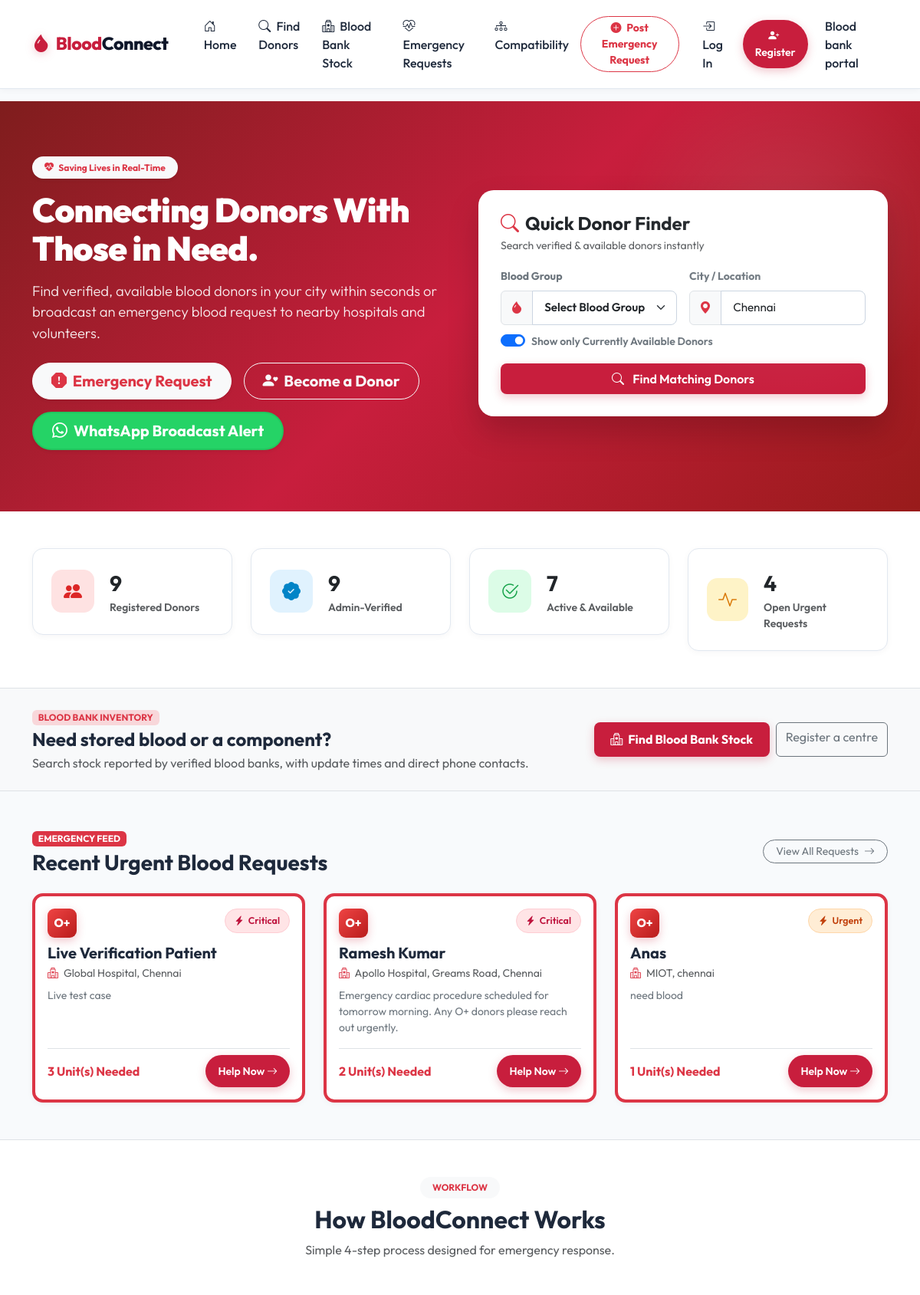
Before: /api/index.py (upper part) with the older database file.
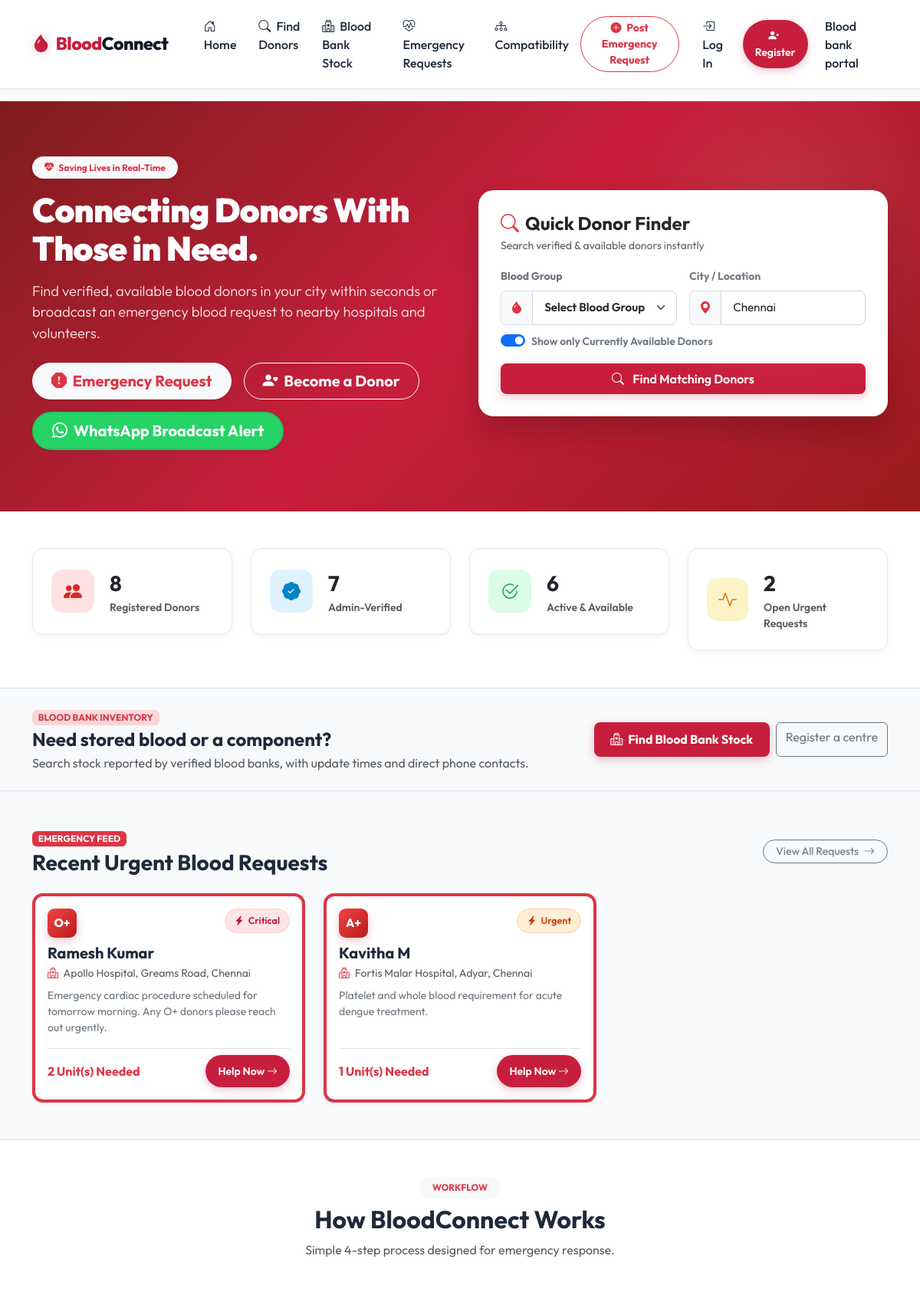
After: the same page with the newer database file.
### tables this page shows
CREATE TABLE blood_requests (
    id INTEGER PRIMARY KEY AUTOINCREMENT,
    requester_id INTEGER NOT NULL,
    patient_name VARCHAR(120) NOT NULL,
    blood_group VARCHAR(5) NOT NULL CHECK(blood_group IN ('A+', 'A-', 'B+', 'B-', 'AB+', 'AB-', 'O+', 'O-')),
    units_needed INTEGER DEFAULT 1,
    hospital VARCHAR(150) NOT NULL,
    city VARCHAR(80) NOT NULL,
    contact_phone VARCHAR(30) NOT NULL,
    urgency VARCHAR(20) DEFAULT 'Urgent' CHECK(urgency IN ('Normal', 'Urgent', 'Critical')),
    status VARCHAR(20) DEFAULT 'Open' CHECK(status IN ('Open', 'Fulfilled', 'Closed')),
    notes TEXT,
    created_at TIMESTAMP DEFAULT CURRENT_TIMESTAMP,
    FOREIGN KEY (requester_id) REFERENCES users(id) ON DELETE CASCADE
);

### app.py (the view)
@app.route('/api/index')
@app.route('/api/index.py')
def vercel_entrypoint_redirect():
    return index()

### templates/index.html (shortened to what this page needs)
{% extends 'base.html' %}
{% block content %}
<section class="hero-section">
    <div class="container">
        <div class="row align-items-center g-5">
            <div class="col-lg-6">
                <span class="badge bg-light text-danger fw-bold px-3 py-2 rounded-pill mb-3 shadow-sm">
                    <i class="bi bi-heart-pulse-fill me-1"></i> Saving Lives in Real-Time
                </span>
                <h1 class="hero-title mb-3">Connecting Donors With Those in Need.</h1>
                <p class="hero-subtitle mb-4">
                    Find verified, available blood donors in your city within seconds or broadcast an emergency blood request to nearby hospitals and volunteers.
                </p>
                <div class="d-flex flex-wrap gap-3">
                    <a href="{{ url_for('emergency_request_new') }}" class="btn btn-light text-danger fw-bold btn-lg rounded-pill shadow-sm px-4">
                        <i class="bi bi-exclamation-octagon-fill me-1"></i> Emergency Request
                    </a>
                    <a href="{{ url_for('register') }}" class="btn btn-outline-light fw-bold btn-lg rounded-pill px-4">
                        <i class="bi bi-person-heart me-1"></i> Become a Donor
                    </a>
                    <button type="button" class="btn btn-whatsapp-hero btn-lg rounded-pill shadow-sm px-4" data-bs-toggle="modal" data-bs-target="#whatsappBroadcastModal">
                        <i class="bi bi-whatsapp me-2 fs-5"></i> WhatsApp Broadcast Alert
                    </button>
                </div>
            </div>
            <div class="col-lg-6">
                <div class="search-card-hero">
                    <h4 class="fw-bold mb-1 text-dark d-flex align-items-center gap-2">
                        <i class="bi bi-search text-danger"></i> Quick Donor Finder
                    </h4>
                    <p class="text-muted small mb-3">Search verified & available donors instantly</p>
                    <form action="{{ url_for('search_donors') }}" method="GET">
                        <div class="row g-3">
                            <div class="col-md-6">
                                <label class="form-label fw-bold small text-secondary">Blood Group</label>
                                <div class="input-group">
                                    <span class="input-group-text bg-light text-danger"><i class="bi bi-droplet-fill"></i></span>
                                    <select name="blood_group" class="form-select fw-semibold" required>
                                        <option value="">Select Blood Group</option>
                                    </select>
                                </div>
                            </div>
                            <div class="col-md-6">
                                <label class="form-label fw-bold small text-secondary">City / Location</label>
                                <div class="input-group">
                                    <span class="input-group-text bg-light text-danger"><i class="bi bi-geo-alt-fill"></i></span>
                                    <input type="text" name="city" class="form-control" placeholder="e.g. Chennai, Bangalore" value="Chennai">
                                </div>
                            </div>
                            <div class="col-12 mt-2">
                                <div class="form-check form-switch">
                                    <input class="form-check-input" type="checkbox" name="available_only" value="1" id="availableCheck" checked>
                                    <label class="form-check-label small text-secondary fw-semibold" for="availableCheck">
                                        Show only Currently Available Donors
                                    </label>
                                </div>
                            </div>
                            <div class="col-12 mt-3">
                                <button type="submit" class="btn btn-blood w-100 py-2 fs-6">
                                    <i class="bi bi-search me-2"></i> Find Matching Donors
                                </button>
                            </div>
                        </div>
                    </form>
                </div>
            </div>
        </div>
    </div>
</section>
<section class="py-5 bg-white border-bottom">
    <div class="container">
        <div class="row g-4">
            <div class="col-md-3 col-6">
                <div class="stat-card">
                    <div class="stat-icon red"><i class="bi bi-people-fill"></i></div>
                    <div>
                        <div class="fs-3 fw-bold text-dark">{{ stats.total_donors }}</div>
                        <div class="small text-muted fw-semibold">Registered Donors</div>
                    </div>
                </div>
            </div>
            <div class="col-md-3 col-6">
                <div class="stat-card">
                    <div class="stat-icon blue"><i class="bi bi-patch-check-fill"></i></div>
                    <div>
                        <div class="fs-3 fw-bold text-dark">{{ stats.verified_donors }}</div>
                        <div class="small text-muted fw-semibold">Admin-Verified</div>
                    </div>
                </div>
            </div>
            <div class="col-md-3 col-6">
                <div class="stat-card">
                    <div class="stat-icon green"><i class="bi bi-check2-circle"></i></div>
                    <div>
                        <div class="fs-3 fw-bold text-dark">{{ stats.available_donors }}</div>
                        <div class="small text-muted fw-semibold">Active & Available</div>
                    </div>
                </div>
            </div>
            <div class="col-md-3 col-6">
                <div class="stat-card">
                    <div class="stat-icon amber"><i class="bi bi-activity"></i></div>
                    <div>
                        <div class="fs-3 fw-bold text-dark">{{ stats.open_requests }}</div>
                        <div class="small text-muted fw-semibold">Open Urgent Requests</div>
                    </div>
                </div>
            </div>
        </div>
    </div>
</section>
<section class="py-4 bg-light border-bottom">
    <div class="container d-flex flex-column flex-md-row justify-content-between align-items-md-center gap-3">
        <div><span class="badge bg-danger-subtle text-danger mb-1">BLOOD BANK INVENTORY</span><h2 class="h4 fw-bold mb-1">Need stored blood or a component?</h2><p class="text-muted mb-0">Search stock reported by verified blood banks, with update times and direct phone contacts.</p></div>
        <div class="d-flex gap-2"><a class="btn btn-blood fw-bold" href="{{ url_for('blood_banks') }}"><i class="bi bi-hospital me-1"></i> Find Blood Bank Stock</a><a class="btn btn-outline-secondary" href="{{ url_for('blood_bank_register') }}">Register a centre</a></div>
    </div>
</section>
<section class="py-5">
    <div class="container">
        <div class="d-flex justify-content-between align-items-center mb-4">
            <div>
                <span class="badge bg-danger mb-1">EMERGENCY FEED</span>
                <h3 class="fw-bold mb-0">Recent Urgent Blood Requests</h3>
            </div>
            <a href="{{ url_for('requests_list') }}" class="btn btn-outline-secondary btn-sm rounded-pill px-3">
                View All Requests <i class="bi bi-arrow-right ms-1"></i>
            </a>
        </div>
        <div class="row g-4">
            {% if recent_requests %}
                {% for req in recent_requests %}
                    <div class="col-md-4">
                        <div class="bc-card p-3 h-100 d-flex flex-column border-start border-4 border-danger">
                            <div class="d-flex justify-content-between align-items-start mb-2">
                                <div class="blood-badge blood-badge-sm">{{ req.blood_group }}</div>
                                <span class="status-pill urgency-{{ req.urgency.lower() }}">
                                    <i class="bi bi-lightning-charge-fill"></i> {{ req.urgency }}
                                </span>
                            </div>
                            <h5 class="fw-bold mb-1">{{ req.patient_name }}</h5>
                            <p class="small text-muted mb-2">
                                <i class="bi bi-hospital text-danger me-1"></i> {{ req.hospital }}, {{ req.city }}
                            </p>
                            <p class="small text-secondary flex-grow-1 mb-3">
                                {{ req.notes or 'Urgent blood units required immediately for medical procedure.' }}
                            </p>
                            <div class="d-flex justify-content-between align-items-center pt-2 border-top">
                                <span class="fw-bold text-danger">{{ req.units_needed }} Unit(s) Needed</span>
                                <a href="{{ url_for('request_details', req_id=req.id) }}" class="btn btn-sm btn-blood rounded-pill px-3">
                                    Help Now <i class="bi bi-arrow-right"></i>
                                </a>
                            </div>
                        </div>
                    </div>
                {% endfor %}
            {% endif %}
        </div>
    </div>
</section>
<section class="py-5 bg-white border-top border-bottom">
    <div class="container">
        <div class="text-center max-w-600 mx-auto mb-5">
            <span class="badge bg-light text-danger fw-bold px-3 py-2 rounded-pill mb-2">WORKFLOW</span>
            <h2 class="fw-bold">How BloodConnect Works</h2>
            <p class="text-muted">Simple 4-step process designed for emergency response.</p>
        </div>
        <div class="row g-4 text-center">
        </div>
    </div>
</section>
{% endblock %}

Changed rows visible on the page:
removed blood_requests: blood_group "O+", urgency "Critical", patient_name "Live Verification Patient", hospital "Global Hospital", city "Chennai", notes "Live test case", units_needed "3"
removed blood_requests: blood_group "O+", urgency "Urgent", patient_name "Anas", hospital "MIOT", city "chennai", notes "need blood", units_needed "1"
now on this page (row edited): blood_requests: blood_group "A+", urgency "Urgent", patient_name "Kavitha M", hospital "Fortis Malar Hospital, Adyar", city "Chennai", notes "Platelet and whole blood requirement for acute dengue treatment.", units_needed "1"
Other visible differences:
{{ stats.total_donors }}: "9" → "8"
{{ stats.verified_donors }}: "9" → "7"
{{ stats.available_donors }}: "7" → "6"
{{ stats.open_requests }}: "4" → "2"
